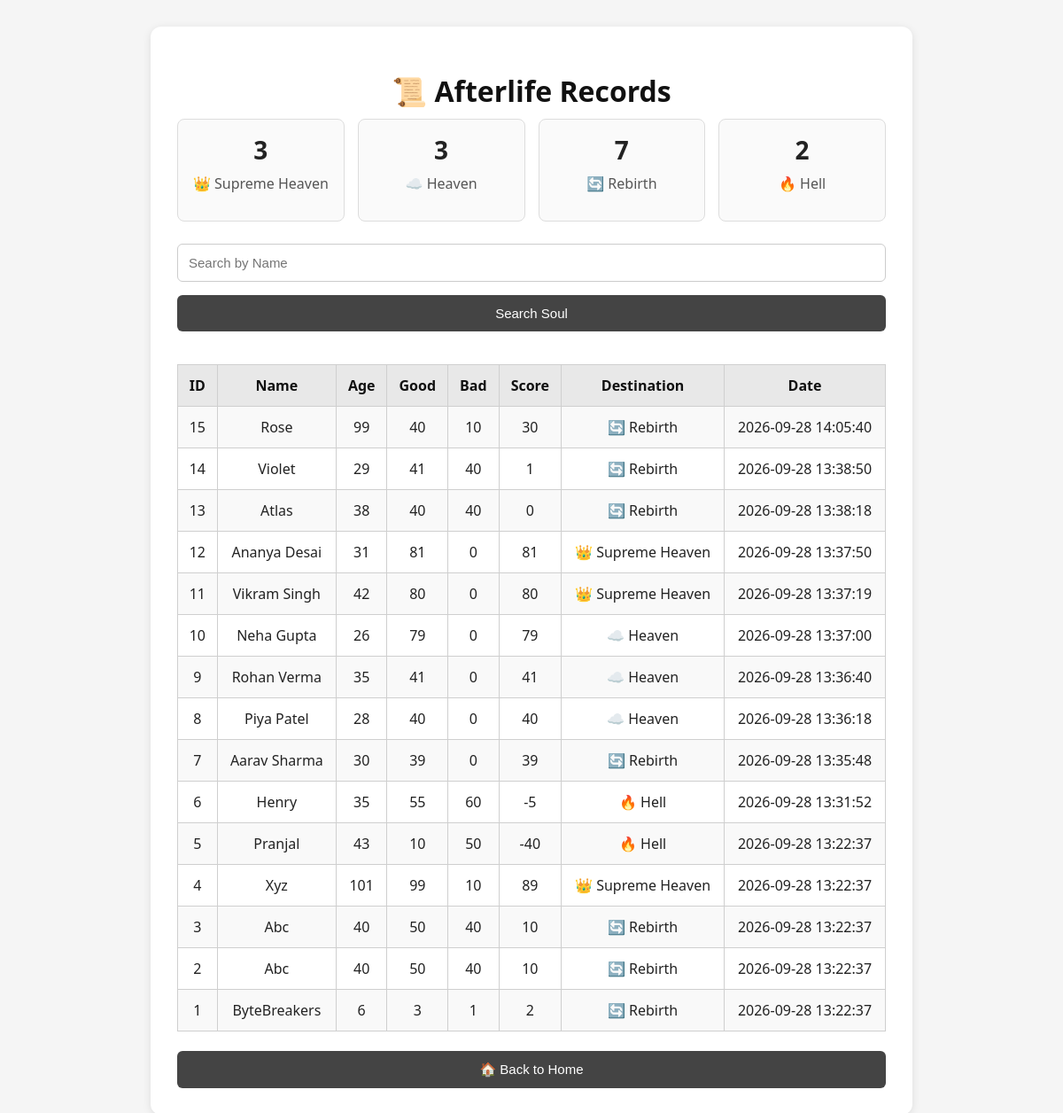
The app's page /results.php with its own data.
### tables this page shows
CREATE TABLE `souls` (
  `id` int NOT NULL AUTO_INCREMENT,
  `name` varchar(100) DEFAULT NULL,
  `age` int DEFAULT NULL,
  `good_deeds` int DEFAULT NULL,
  `bad_deeds` int DEFAULT NULL,
  `final_score` int DEFAULT NULL,
  `destination` varchar(20) DEFAULT NULL,
  `created_at` timestamp NULL DEFAULT CURRENT_TIMESTAMP,
  PRIMARY KEY (`id`)
);

### results.php (the view, shortened to what this page needs)
<?php
include("db_connect.php");
$heaven = $conn->query(
"SELECT COUNT(*) AS total
FROM souls
WHERE destination='Heaven'"
)->fetch_assoc()['total'];
$supreme = $conn->query(
"SELECT COUNT(*) AS total
FROM souls
WHERE destination='Supreme Heaven'"
)->fetch_assoc()['total'];
$rebirth = $conn->query(
"SELECT COUNT(*) AS total
FROM souls
WHERE destination='Rebirth'"
)->fetch_assoc()['total'];
$hell = $conn->query(
"SELECT COUNT(*) AS total
FROM souls
WHERE destination='Hell'"
)->fetch_assoc()['total'];
if(isset($_GET['search']) && $_GET['search'] != "")
{
    $search = $_GET['search'];
    $result = $conn->query(
    "SELECT *
     FROM souls
     WHERE name LIKE '%$search%'
     ORDER BY id DESC"
    );
}
else
{
    $result = $conn->query(
    "SELECT *
     FROM souls
     ORDER BY id DESC"
    );
}
?>
<!DOCTYPE html>
<html>
<head>
    <link rel="stylesheet" href="style.css">
</head>
<body>
<div class="container">
    <h1>📜 Afterlife Records</h1>
    <div class="stats">
        <div class="card">
            <h3><?php echo $supreme; ?></h3>
            <p>👑 Supreme Heaven</p>
        </div>
        <div class="card">
            <h3><?php echo $heaven; ?></h3>
            <p>☁️ Heaven</p>
        </div>
        <div class="card">
            <h3><?php echo $rebirth; ?></h3>
            <p>🔄 Rebirth</p>
        </div>
        <div class="card">
            <h3><?php echo $hell; ?></h3>
            <p>🔥 Hell</p>
        </div>
    </div>
    <form method="GET">
        <input
            type="text"
            name="search"
            placeholder="Search by Name"
            value="<?php echo isset($_GET['search']) ? $_GET['search'] : ''; ?>">
        <button type="submit">
            Search Soul
        </button>
    </form>
    <br>
    <table>
        <tr>
            <th>ID</th>
            <th>Name</th>
            <th>Age</th>
            <th>Good</th>
            <th>Bad</th>
            <th>Score</th>
            <th>Destination</th>
            <th>Date</th>
        </tr>
        <?php
        while($row = $result->fetch_assoc())
        {
            echo "<tr>";
            echo "<td>".$row['id']."</td>";
            echo "<td>".$row['name']."</td>";
            echo "<td>".$row['age']."</td>";
            echo "<td>".$row['good_deeds']."</td>";
            echo "<td>".$row['bad_deeds']."</td>";
            echo "<td>".$row['final_score']."</td>";
            if($row['destination'] == "Supreme Heaven")
            {
                echo "<td>👑 ".$row['destination']."</td>";
            }
            elseif($row['destination'] == "Heaven")
            {
                echo "<td>☁️ ".$row['destination']."</td>";
            }
            elseif($row['destination'] == "Rebirth")
            {
                echo "<td>🔄 ".$row['destination']."</td>";
            }
            else
            {
                echo "<td>🔥 ".$row['destination']."</td>";
            }
            echo "<td>".$row['created_at']."</td>";
            echo "</tr>";
        }
        ?>
    </table>
    <br>
    <a href="index.php">
        <button>
            🏠 Back to Home
        </button>
    </a>
</div>
</body>
</html>

### style.css (style rules this page uses)
body { font-family: "Segoe UI", Arial, sans-serif; background: #f5f5f5; color: #222; margin: 0; padding: 30px; }
.container { width: 800px; max-width: 95%; margin: auto; background: #ffffff; padding: 30px; border-radius: 12px; box-shadow: 0 2px 10px rgba(0,0,0,0.1); }
h1 { text-align: center; color: #111; margin-bottom: 10px; }
h2,h3 { text-align: center; color: #222; }
input { width: 100%; padding: 12px; border: 1px solid #ccc; border-radius: 6px; margin-bottom: 15px; box-sizing: border-box; font-size: 15px; }
button { width: 100%; padding: 12px; background: #444; color: white; border: none; border-radius: 6px; cursor: pointer; font-size: 15px; transition: 0.2s; }
a { text-decoration: none; }
.stats { display: flex; gap: 15px; margin-bottom: 25px; flex-wrap: wrap; }
.card { flex: 1; min-width: 120px; background: #fafafa; border: 1px solid #ddd; border-radius: 8px; padding: 15px; text-align: center; }
.card h3 { margin: 0; font-size: 28px; }
.card p { margin-top: 8px; color: #555; }
table { width: 100%; border-collapse: collapse; background: white; margin-top: 15px; }
th { background: #e8e8e8; color: #111; font-weight: bold; }
th, td { border: 1px solid #cfcfcf; padding: 12px; text-align: center; }
tr:nth-child(even) { background: #f9f9f9; }

### records on screen
souls: id "15", name "Rose", age "99", good_deeds "40", bad_deeds "10", final_score "30", destination "Rebirth", created_at "2026-09-28 14:05:40"
souls: id "14", name "Violet", age "29", good_deeds "41", bad_deeds "40", final_score "1", destination "Rebirth", created_at "2026-09-28 13:38:50"
souls: id "13", name "Atlas", age "38", good_deeds "40", bad_deeds "40", final_score "0", destination "Rebirth", created_at "2026-09-28 13:38:18"
souls: id "12", name "Ananya Desai", age "31", good_deeds "81", bad_deeds "0", final_score "81", destination "Supreme Heaven", created_at "2026-09-28 13:37:50"
souls: id "11", name "Vikram Singh", age "42", good_deeds "80", bad_deeds "0", final_score "80", destination "Supreme Heaven", created_at "2026-09-28 13:37:19"
souls: id "10", name "Neha Gupta", age "26", good_deeds "79", bad_deeds "0", final_score "79", destination "Heaven", created_at "2026-09-28 13:37:00"
souls: id "9", name "Rohan Verma", age "35", good_deeds "41", bad_deeds "0", final_score "41", destination "Heaven", created_at "2026-09-28 13:36:40"
souls: id "8", name "Piya Patel", age "28", good_deeds "40", bad_deeds "0", final_score "40", destination "Heaven", created_at "2026-09-28 13:36:18"
souls: id "7", name "Aarav Sharma", age "30", good_deeds "39", bad_deeds "0", final_score "39", destination "Rebirth", created_at "2026-09-28 13:35:48"
souls: id "6", name "Henry", age "35", good_deeds "55", bad_deeds "60", final_score "-5", destination "Hell", created_at "2026-09-28 13:31:52"
souls: id "5", name "Pranjal", age "43", good_deeds "10", bad_deeds "50", final_score "-40", destination "Hell", created_at "2026-09-28 13:22:37"
souls: id "4", name "Xyz", age "101", good_deeds "99", bad_deeds "10", final_score "89", destination "Supreme Heaven", created_at "2026-09-28 13:22:37"
souls: id "3", name "Abc", age "40", good_deeds "50", bad_deeds "40", final_score "10", destination "Rebirth", created_at "2026-09-28 13:22:37"
souls: id "2", name "Abc", age "40", good_deeds "50", bad_deeds "40", final_score "10", destination "Rebirth", created_at "2026-09-28 13:22:37"
souls: id "1", name "ByteBreakers", age "6", good_deeds "3", bad_deeds "1", final_score "2", destination "Rebirth", created_at "2026-09-28 13:22:37"

### other values on screen
$supreme "3"
$heaven "3"
$rebirth "7"
$hell "2"
